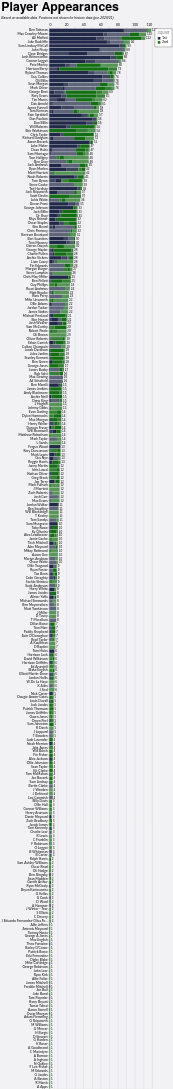

Vega-Lite specification stored for this chart:
### Vega-Lite specification from a JSON file in a GitHub repository (floating-point values rounded to 4 significant figures; data arrays with more than 128 entries replaced by an {"elided": "..."} marker saying what was removed)
{"config": {"axis": {"labelFont": "Lato, sans-serif", "titleFont": "PT Sans Narrow, Helvetica Neue, Helvetica, Arial, sans-serif", "labelFontSize": 13, "titleFontSize": 24, "gridColor": "#202947", "gridOpacity": 0.2}, "header": {"labelFont": "PT Sans Narrow, Helvetica Neue, Helvetica, Arial, sans-serif", "titleFont": "PT Sans Narrow, Helvetica Neue, Helvetica, Arial, sans-serif", "labelFontSize": 24, "titleFontSize": 28, "labelFontWeight": "bold", "orient": "left"}, "legend": {"labelFont": "Lato, sans-serif", "titleFont": "PT Sans Narrow, Helvetica Neue, Helvetica, Arial, sans-serif", "labelFontSize": 14, "titleFontSize": 16, "titlePadding": 5, "fillColor": "white", "strokeColor": "black", "padding": 10, "titleFontWeight": "lighter", "titleFontStyle": "italic", "titleColor": "gray", "offset": 10}, "title": {"font": "PT Sans Narrow, Helvetica Neue, Helvetica, Arial, sans-serif", "fontSize": 48, "fontWeight": "bold", "anchor": "start", "align": "center", "titlePadding": 20, "subtitlePadding": 10, "subtitleFontSize": 13, "subtitleColor": "", "subtitleFontStyle": "italic", "offset": 15, "color": "black"}, "axisX": {"labelAngle": 0}, "facet": {"title": null, "header": null, "align": {"row": "each", "column": "each"}}, "resolve": {"scale": {"y": "independent", "facet": "independent"}}, "background": "#f2f1f4"}, "layer": [{"mark": {"type": "bar"}, "encoding": {"color": {"field": "squad", "legend": {"orient": "right"}, "scale": {"domain": ["1st", "2nd"], "range": ["#202947", "#146f14"]}, "title": "Squad", "type": "nominal"}, "opacity": {"field": "start", "legend": null, "scale": {"domain": ["Start", "Bench", "Unknown"], "range": [1.0, 0.7, 0.4]}, "type": "nominal"}, "order": {"field": "squad", "sort": "ascending", "type": "quantitative"}, "tooltip": [{"field": "player", "title": "Player", "type": "nominal"}, {"field": "squad", "title": "Squad", "type": "nominal"}, {"aggregate": "sum", "field": "games", "title": "Games", "type": "quantitative"}, {"field": "start", "title": "Started?", "type": "nominal"}], "x": {"aggregate": "sum", "axis": {"orient": "top", "title": null}, "field": "games", "type": "quantitative"}, "y": {"field": "player", "sort": "-x", "title": null, "type": "nominal"}}, "title": {"text": "Player Appearances", "subtitle": "Based on available data. Positions not shown for historic data (pre-2020/21)."}}, {"mark": {"type": "text", "align": "left", "baseline": "middle", "dx": 3, "fontSize": 12}, "encoding": {"text": {"aggregate": "sum", "field": "games", "type": "quantitative"}, "x": {"aggregate": "sum", "field": "games", "type": "quantitative"}, "y": {"field": "player", "sort": "-x", "type": "nominal"}}}], "data": {"name": "data-ca8fad729906d0eb804c64404fc3bdea"}, "height": {"step": 15}, "width": 400, "$schema": "https://vega.github.io/schema/vega-lite/v5.20.1.json", "datasets": {"data-ca8fad729906d0eb804c64404fc3bdea": {"elided": "1983 records"}}}
